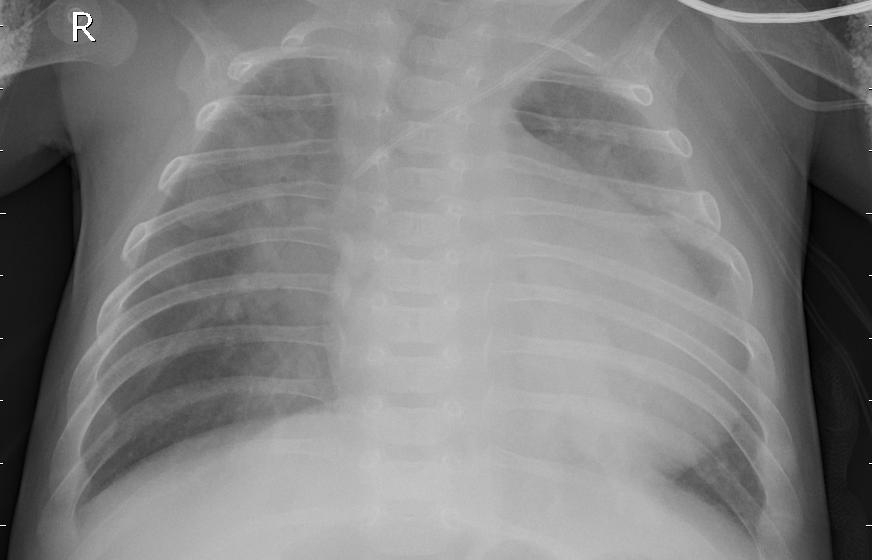
#> input picture sample_images/PNEUMONIA/person1_virus_11.jpeg, 872 x 560 px, found by its file name; its folder holds only this picture in this run
$ python resize_all.py
#> lines starting #> are read from the running program, lines starting #| are printed output that depends on the picture
from PIL import Image
import numpy as np
import os

def normalize_and_resize(image_path, target_size):
    # Load the image
#> called with target_size = (150, 150)
    image = Image.open(image_path)
#> image is the input picture: PIL image 872x560 L; min 0, max 255, mean 128.4

    # Normalize the pixel values to be in the range [0, 1]
    normalized_image = np.array(image) / 255.0

    # Resize the image to a fixed resolution
    resized_image = image.resize(target_size)
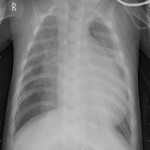
#> resized_image: PIL image 150x150 L; min 5, max 211, mean 128.4

    # Alternatively, you can resize the normalized numpy array
    resized_normalized_image = Image.fromarray((normalized_image * 255).astype(np.uint8)).resize(target_size)

    return resized_image, resized_normalized_image

if __name__ == "__main__":
    # Replace this with the path to the folder containing your images
    image_folder = 'archive/chest_xray/test/PNEUMONIA'

    target_size = (150, 150)  # A tuple of integers representing the desired fixed resolution

    # List all the files in the image folder
    image_files = [os.path.join(image_folder, filename) for filename in os.listdir(image_folder)]

    # Create a directory to save the resized images
    output_folder = "resized_images_test"
    os.makedirs(output_folder, exist_ok=True)

    # Loop through all the images and resize each one
    for i, image_path in enumerate(image_files):
        resized_image, resized_normalized_image = normalize_and_resize(image_path, target_size)

        # Save the resized images
        resized_image.save(os.path.join(output_folder, f"PNEUMONIA{i}.jpg"))
        resized_normalized_image.save(os.path.join(output_folder, f"NORMAL{i}.jpg"))

$ run again, on sample_images/PNEUMONIA/person1_virus_9.jpeg
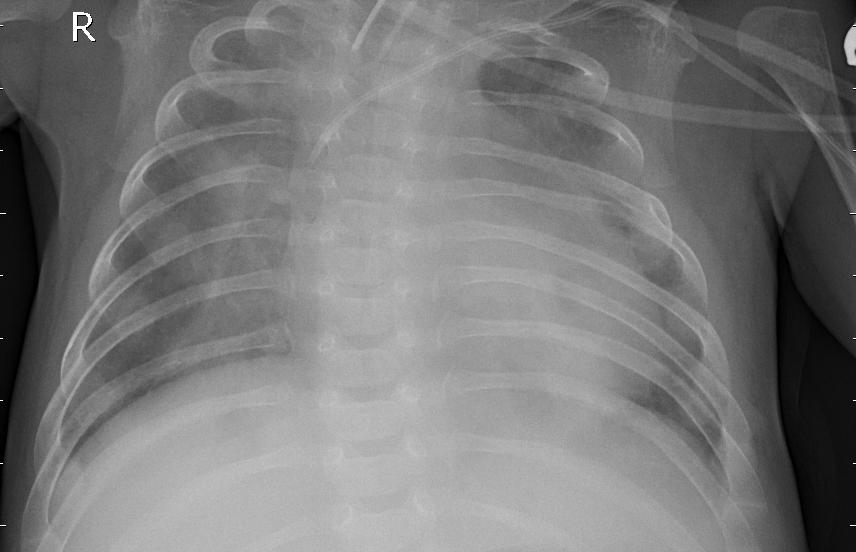
#> input picture sample_images/PNEUMONIA/person1_virus_9.jpeg, 856 x 552 px, found by its file name
#> in normalize_and_resize, image is the input picture: PIL image 856x552 L; min 0, max 255, mean 120.5
#> in normalize_and_resize, `resized_image = image.resize(target_size)`:
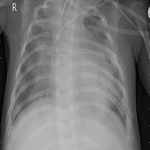
#> resized_image: PIL image 150x150 L; min 0, max 221, mean 120.5

$ run again, on sample_images/PNEUMONIA/person1_virus_6.jpeg
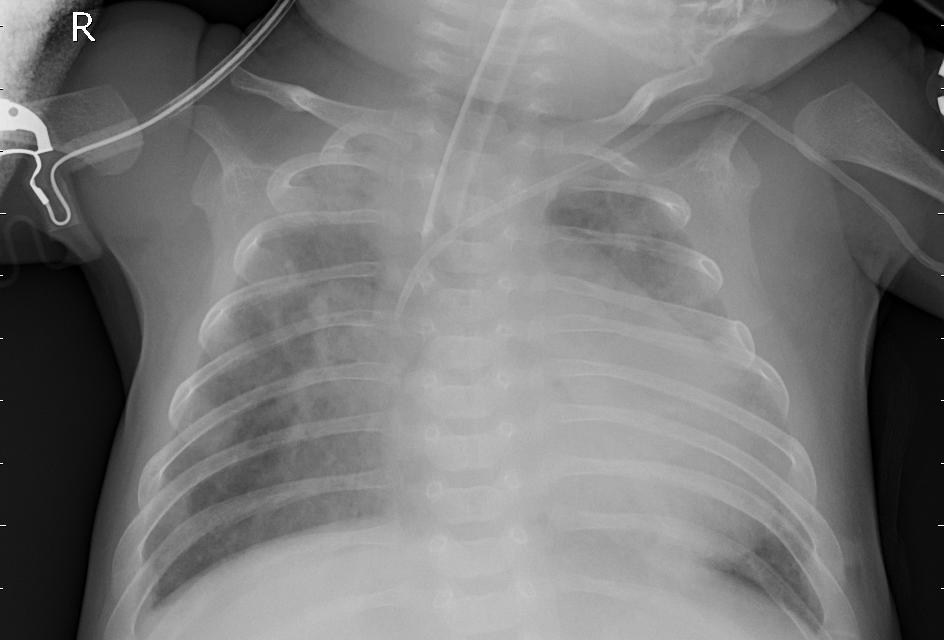
#> input picture sample_images/PNEUMONIA/person1_virus_6.jpeg, 944 x 640 px, found by its file name
#> in normalize_and_resize, image is the input picture: PIL image 944x640 L; min 0, max 255, mean 118.1
#> in normalize_and_resize, `resized_image = image.resize(target_size)`:
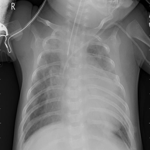
#> resized_image: PIL image 150x150 L; min 0, max 232, mean 118.1
